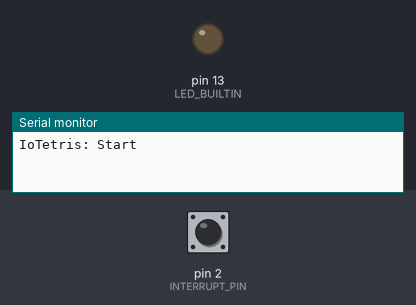
A sketch run on a simulated Arduino Uno, built with avr-gcc and run on an emulated ATmega328P. Parts: output pins drawn as LEDs (lit = HIGH), the last lines printed to the serial monitor. The test bench sets the inputs (shaded band); at power-on: pin 2 (INTERRUPT_PIN) LOW. Sleep ends after the set time or at an interrupt.

Above: at 1.1 s.
At 1.7 s:
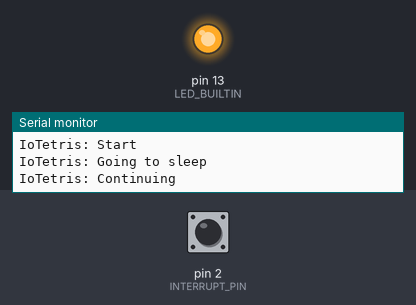
Timing chart, 0 to 3.2 s (numbered marks = the images above):
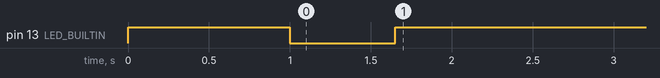

The sketch:

test_pir.ino
```cpp
#include <Wire.h>
#include <avr/sleep.h>

#define INTERRUPT_PIN 2

// String to be sent via i2c
static char finalString[20];

// Flag to go to sleep
boolean flagMaster = false;
boolean flagPIR = false;

// People counter
int counter = 0;

void setup()
{
  Wire.begin(9);                // join i2c bus with address #9
  Wire.onRequest(requestEvent);
  Wire.onReceive(receiveEvent);

  Serial.begin(9600);           // start serial for output
  pinMode(LED_BUILTIN, OUTPUT);
  pinMode(INTERRUPT_PIN, INPUT);
  digitalWrite(LED_BUILTIN, HIGH);
  delay(500);
  Serial.println("IoTetris: Start");
  delay(500); //delay needed

  go_to_sleep();
}

void loop()
{
  delay(250);
  if(flagMaster)
  {
    counter = 0;
    flagMaster = false;
    delay(100);
    go_to_sleep();
  }
  if(flagPIR)
  {
    counter++;
    flagPIR=false;
    delay(100);
    go_to_sleep();
  }
}

void requestEvent(int howMany)
{
  strcpy(finalString,String(counter).c_str());
  Wire.write(finalString);
  flagMaster = true;
}

void receiveEvent(int howMany)
{
  sleep_disable();
}

void go_to_sleep()
{
  sleep_enable();
  attachInterrupt(digitalPinToInterrupt(INTERRUPT_PIN),wakeUp, RISING);
  set_sleep_mode(SLEEP_MODE_PWR_DOWN);
  digitalWrite(LED_BUILTIN, LOW);
  delay(500);
  Serial.println("IoTetris: Going to sleep");
  delay(100);
  sleep_cpu();
  Serial.println("IoTetris: Continuing");
  digitalWrite(LED_BUILTIN, HIGH);
}

void wakeUp()
{
  sleep_disable();
  detachInterrupt(digitalPinToInterrupt(INTERRUPT_PIN));
  flagPIR=true;
}
```
